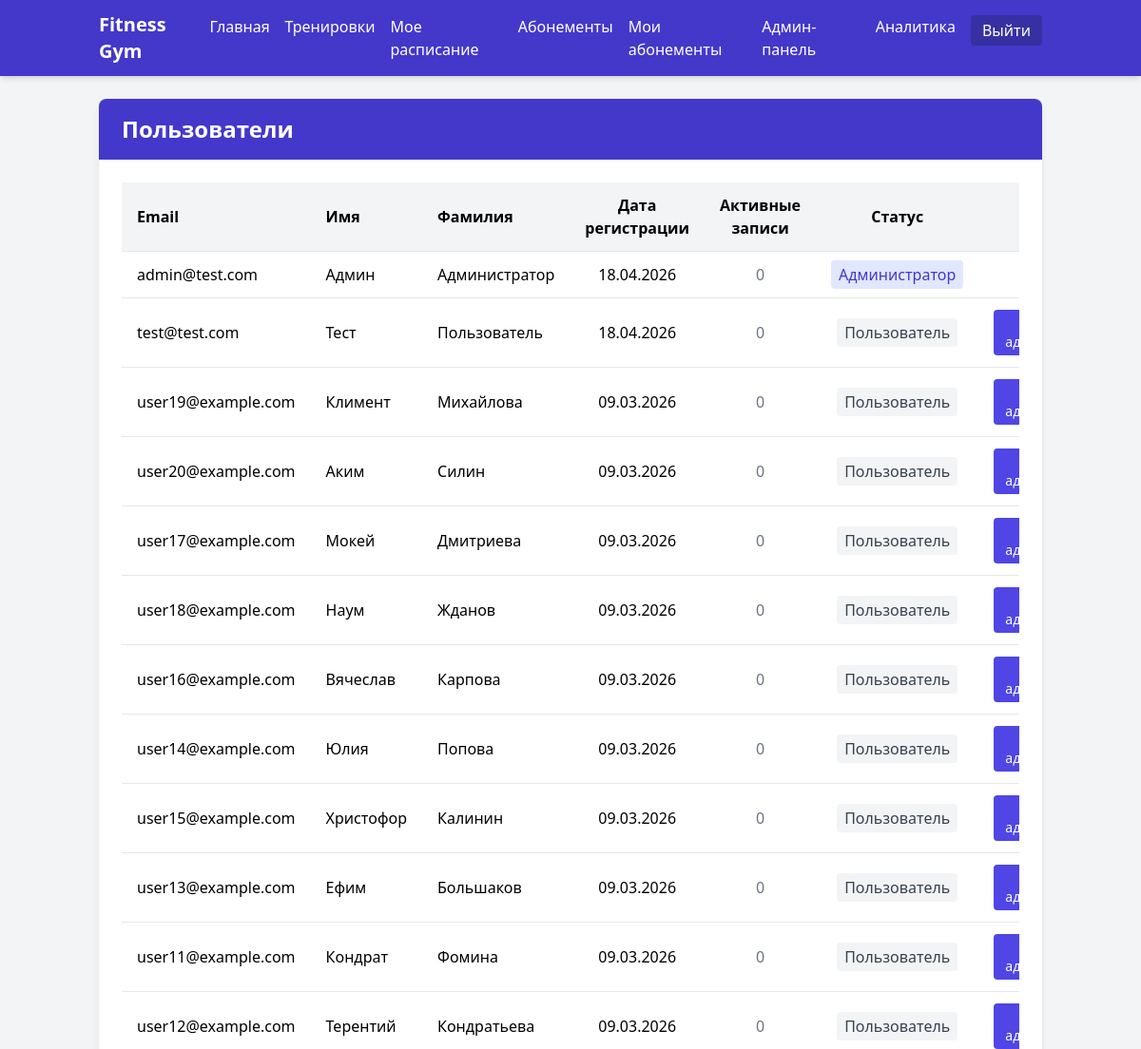
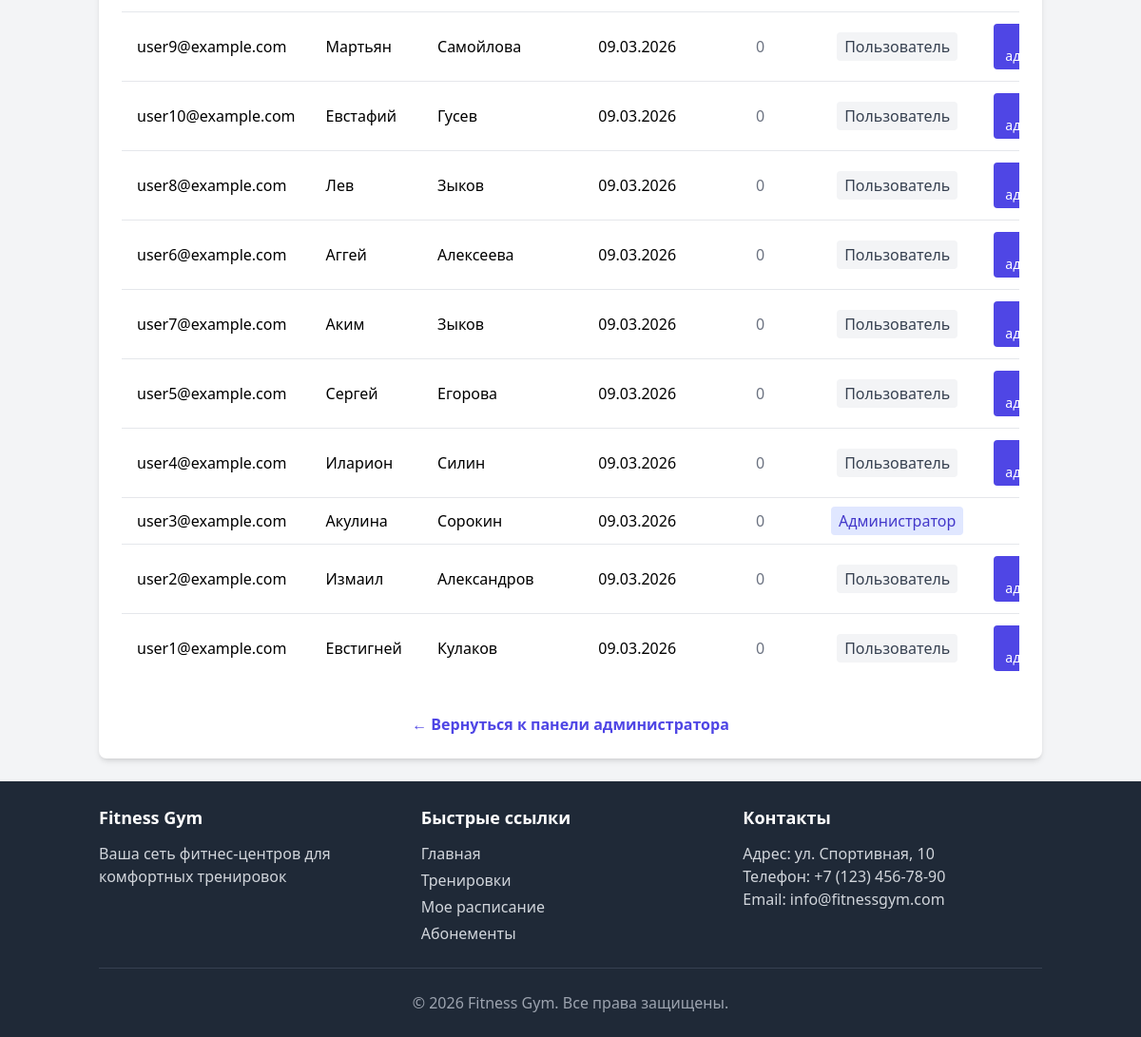
The app's page /admin/users (signed in) with its own data (2 pictures, top to bottom).
### models/models.py (models this page shows, shortened)
class User(db.Model, UserMixin):
    __tablename__ = 'users'
    id = db.Column(db.Integer, primary_key=True)
    email = db.Column(db.String(120), unique=True, nullable=False)
    password_hash = db.Column(db.String(256), nullable=False)
    first_name = db.Column(db.String(50), nullable=False)
    last_name = db.Column(db.String(50), nullable=False)
    is_admin = db.Column(db.Boolean, default=False)
    created_at = db.Column(db.DateTime, default=datetime.utcnow)
    bookings = db.relationship('Booking', backref='user', lazy=True, cascade="all, delete-orphan")

### controllers/admin.py (the view)
@admin_bp.route('/users')
@login_required
@admin_required
def users():
    all_users = User.query.order_by(User.created_at.desc()).all()
    return render_template('admin/users/index.html',
                         title='Пользователи',
                         users=all_users)

### controllers/admin.py (called while the page is built)
def admin_required(f):
    @wraps(f)
    def decorated_function(*args, **kwargs):
        if not current_user.is_authenticated or not current_user.is_admin:
            abort(403)  # Forbidden
        return f(*args, **kwargs)
    return decorated_function

### templates/admin/users/index.html (shortened to what this page needs)
{% extends 'base.html' %}
{% block content %}
    <div class="bg-white rounded-lg shadow-md overflow-hidden">
        <div class="bg-indigo-700 text-white py-4 px-6">
            <h2 class="text-2xl font-bold">Пользователи</h2>
        </div>
        <div class="p-6">
            <div class="overflow-x-auto">
                <table class="min-w-full bg-white">
                    <thead class="bg-gray-100">
                        <tr>
                            <th class="py-3 px-4 text-left">Email</th>
                            <th class="py-3 px-4 text-left">Имя</th>
                            <th class="py-3 px-4 text-left">Фамилия</th>
                            <th class="py-3 px-4 text-center">Дата регистрации</th>
                            <th class="py-3 px-4 text-center">Активные записи</th>
                            <th class="py-3 px-4 text-center">Статус</th>
                            <th class="py-3 px-4 text-center">Действия</th>
                        </tr>
                    </thead>
                    <tbody>
                        {% for user in users %}
                            <tr class="border-t hover:bg-gray-50">
                                <td class="py-3 px-4">{{ user.email }}</td>
                                <td class="py-3 px-4">{{ user.first_name }}</td>
                                <td class="py-3 px-4">{{ user.last_name }}</td>
                                <td class="py-3 px-4 text-center">{{ user.created_at.strftime('%d.%m.%Y') }}</td>
                                <td class="py-3 px-4 text-center">
                                    {% set active_bookings = user.bookings|selectattr('workout.start_time', 'ge', now())|list|length %}
                                    {% if active_bookings > 0 %}
                                        <span class="bg-green-100 text-green-700 px-2 py-1 rounded">{{ active_bookings }}</span>
                                    {% else %}
                                        <span class="text-gray-500">0</span>
                                    {% endif %}
                                </td>
                                <td class="py-3 px-4 text-center">
                                    {% if user.is_admin %}
                                        <span class="bg-indigo-100 text-indigo-700 px-2 py-1 rounded">Администратор</span>
                                    {% else %}
                                        <span class="bg-gray-100 text-gray-700 px-2 py-1 rounded">Пользователь</span>
                                    {% endif %}
                                </td>
                                <td class="py-3 px-4 text-center">
                                    {% if not user.is_admin %}
                                        <form action="{{ url_for('admin.make_admin', user_id=user.id) }}" method="post" class="inline">
                                            <button type="submit" class="bg-indigo-600 hover:bg-indigo-700 text-white px-3 py-1 rounded text-sm">
                                                Сделать администратором
                                            </button>
                                        </form>
                                    {% endif %}
                                </td>
                            </tr>
                        {% else %}
                            <tr>
                                <td colspan="7" class="py-4 px-4 text-center text-gray-500">Нет пользователей</td>
                            </tr>
                        {% endfor %}
                    </tbody>
                </table>
            </div>
            <div class="mt-8 text-center">
                <a href="{{ url_for('admin.dashboard') }}" class="text-indigo-600 hover:text-indigo-800 font-semibold">
                    &larr; Вернуться к панели администратора
                </a>
            </div>
        </div>
    </div>
{% endblock %}

### records on screen
User: email "admin@test.com", first_name "Админ", last_name "Администратор", created_at "18.04.2026", is_admin "Администратор"
User: email "test@test.com", first_name "Тест", last_name "Пользователь", created_at "18.04.2026", is_admin "Пользователь"
User: email "user19@example.com", first_name "Климент", last_name "Михайлова", created_at "09.03.2026", is_admin "Пользователь"
User: email "user20@example.com", first_name "Аким", last_name "Силин", created_at "09.03.2026", is_admin "Пользователь"
User: email "user17@example.com", first_name "Мокей", last_name "Дмитриева", created_at "09.03.2026", is_admin "Пользователь"
User: email "user18@example.com", first_name "Наум", last_name "Жданов", created_at "09.03.2026", is_admin "Пользователь"
User: email "user16@example.com", first_name "Вячеслав", last_name "Карпова", created_at "09.03.2026", is_admin "Пользователь"
User: email "user14@example.com", first_name "Юлия", last_name "Попова", created_at "09.03.2026", is_admin "Пользователь"
User: email "user15@example.com", first_name "Христофор", last_name "Калинин", created_at "09.03.2026", is_admin "Пользователь"
User: email "user13@example.com", first_name "Ефим", last_name "Большаков", created_at "09.03.2026", is_admin "Пользователь"
User: email "user11@example.com", first_name "Кондрат", last_name "Фомина", created_at "09.03.2026", is_admin "Пользователь"
User: email "user12@example.com", first_name "Терентий", last_name "Кондратьева", created_at "09.03.2026", is_admin "Пользователь"
User: email "user9@example.com", first_name "Мартьян", last_name "Самойлова", created_at "09.03.2026", is_admin "Пользователь"
User: email "user10@example.com", first_name "Евстафий", last_name "Гусев", created_at "09.03.2026", is_admin "Пользователь"
User: email "user8@example.com", first_name "Лев", last_name "Зыков", created_at "09.03.2026", is_admin "Пользователь"
User: email "user6@example.com", first_name "Аггей", last_name "Алексеева", created_at "09.03.2026", is_admin "Пользователь"
User: email "user7@example.com", first_name "Аким", last_name "Зыков", created_at "09.03.2026", is_admin "Пользователь"
User: email "user5@example.com", first_name "Сергей", last_name "Егорова", created_at "09.03.2026", is_admin "Пользователь"
User: email "user4@example.com", first_name "Иларион", last_name "Силин", created_at "09.03.2026", is_admin "Пользователь"
User: email "user3@example.com", first_name "Акулина", last_name "Сорокин", created_at "09.03.2026", is_admin "Администратор"
User: email "user2@example.com", first_name "Измаил", last_name "Александров", created_at "09.03.2026", is_admin "Пользователь"
User: email "user1@example.com", first_name "Евстигней", last_name "Кулаков", created_at "09.03.2026", is_admin "Пользователь"
